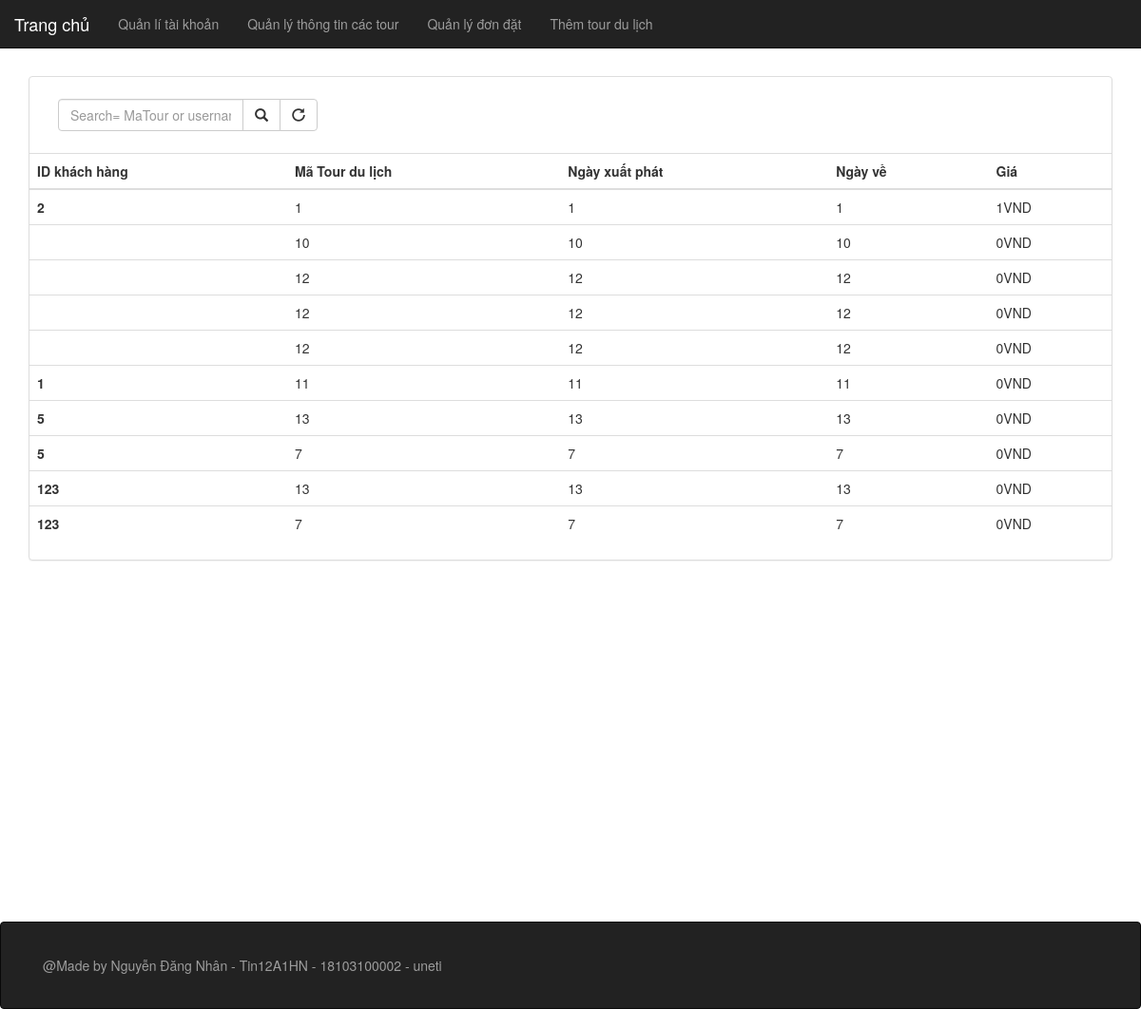
Screenshot of /admin/component/giohangtour.php with the database file from the repository.
### tables this page shows
CREATE TABLE `giohang` (
  `username` varchar(20) NOT NULL,
  `id` varchar(20) NOT NULL,
  `ngayxp` varchar(20) NOT NULL,
  `ngayve` varchar(20) NOT NULL,
  `gia` varchar(20) NOT NULL
);

### admin/component/giohangtour.php (the view, shortened to what this page needs)
<!DOCTYPE html>
<html lang="en">
<head>
	<link rel="stylesheet" href="css/bootstrap.min.css"/>
  <link rel="stylesheet" href="https://maxcdn.bootstrapcdn.com/bootstrap/3.4.1/css/bootstrap.min.css">
</head>
<body>
	<div>
  <nav class="navbar navbar-inverse navbar-fixed-top">
      <div class="container-fluid">
        <div class="navbar-header active">
        <a class="navbar-brand " href="../../?controllers=back" >Trang chủ</a>
        </div>
        <ul class="nav navbar-nav">
        <li><a href="../index.php">Quản lí tài khoản</a></li>
          <li><a href="./Display.php">Quản lý thông tin các tour </a></li>
          <li><a href="./giohangtour.php">Quản lý đơn đặt </a></li>
          <li ><a href="./Design.php">Thêm tour du lịch</a></li>
        </ul>
        <form class="navbar-form navbar-right" action="/action_page.php" >
        </form>
      </div>
     </nav>
	 <br></br><br></br>
	<div class="container">
  <div class="panel panel-default">
            <div class="panel-body">
            <?php
            echo '<form class="navbar-form action="./?action=display" navbar-left" method="post">
            <div class="input-group">
            <input
               type="text"
               class="form-control"
               placeholder="Search= MaTour or username "
               name="search" >
               <div class="input-group-btn"  >
               <button name ="add" type="submit" class="btn btn-default">
               <i class="glyphicon glyphicon-search" ></i></button>
            <a  href="./giohangtour.php" class="btn btn-default" type="button" >
            <i  class="glyphicon glyphicon-repeat"></i>
            </a>
            </div>
            </div>
          </div>
        </form>
	 <table class="table align-middle" >
        <thead>
          <tr>
           <th scope="col">ID khách hàng</th>
            <th scope="col">Mã Tour du lịch</th>
            <th scope="col">Ngày xuất phát</th>
            <th scope="col">Ngày về</th>
            <th scope="col">Giá</th>
          </tr>
        </thead>
        <tbody>';
    	$conn = mysqli_connect('localhost','root','','shoptour') or die('connect failed');
    	mysqli_query($conn,'SET NAMES UTF8');
			if(isset($_POST['add']))
      { $h1=$_POST['search'];
        $sql = "SELECT * FROM giohang where id = '$h1' or username = '$h1' ";
        $result = mysqli_query($conn,$sql);}
      else
      {$sql = "SELECT * FROM giohang ";
			 $result = mysqli_query($conn,$sql);}
		 ?>
		<?php while($row = mysqli_fetch_array($result)): ?>
		 <tr>
          <th scope="row"><?php echo $row['username']?></th>
          <td><?php echo $row['id']?></td>
          <td><?php echo $row['ngayxp']?></td>
          <td><?php echo $row['ngayve']?> </td>
          <td><?php echo $row['gia']?>VND</td>
        </tr>
		 <?php endwhile; ?>
        </tbody>
      </table>
       </div>
	</div>
  <br></br><br></br><br></br><br></br><br></br><br></br><br></br><br></br><br></br>
       <div class="navbar navbar-inverse ">
            <div class="container">
              <p class="navbar-text center">@Made by Nguyễn Đăng Nhân - Tin12A1HN - 18103100002 - uneti</p>
            </div>
       </div>
  </div>
	</body>
</html>

### rows the page displays
giohang: username "2", id "1", ngayxp "1", ngayve "1", gia "1"
giohang: id "10", ngayxp "10", ngayve "10", gia "0"
giohang: id "12", ngayxp "12", ngayve "12", gia "0"
giohang: id "12", ngayxp "12", ngayve "12", gia "0"
giohang: id "12", ngayxp "12", ngayve "12", gia "0"
giohang: username "1", id "11", ngayxp "11", ngayve "11", gia "0"
giohang: username "5", id "13", ngayxp "13", ngayve "13", gia "0"
giohang: username "5", id "7", ngayxp "7", ngayve "7", gia "0"
giohang: username "123", id "13", ngayxp "13", ngayve "13", gia "0"
giohang: username "123", id "7", ngayxp "7", ngayve "7", gia "0"
